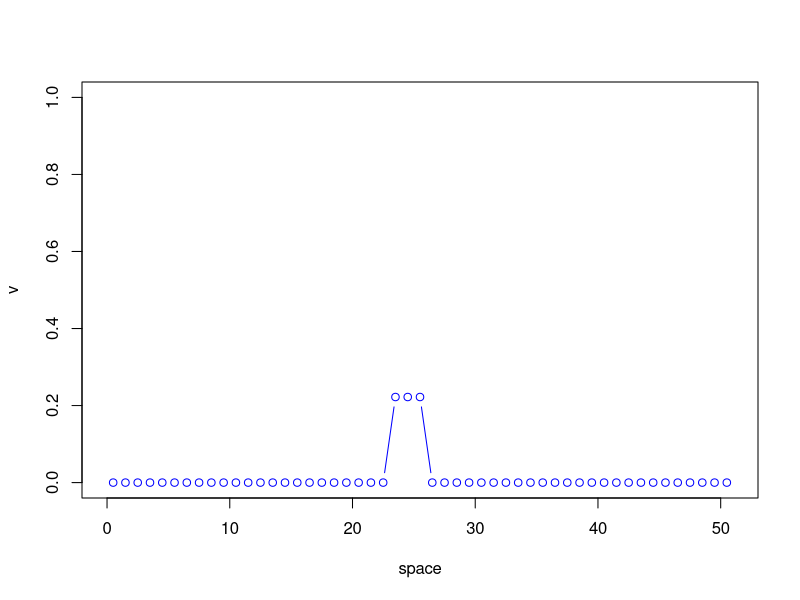
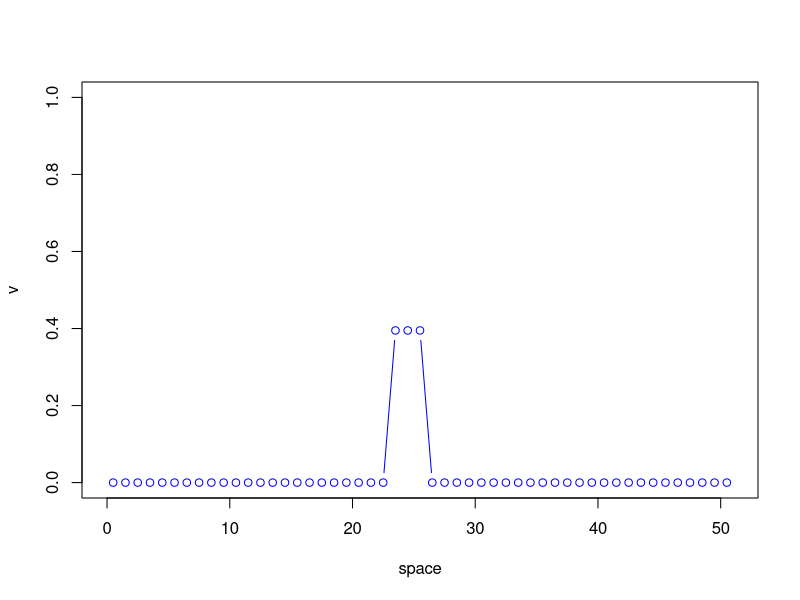
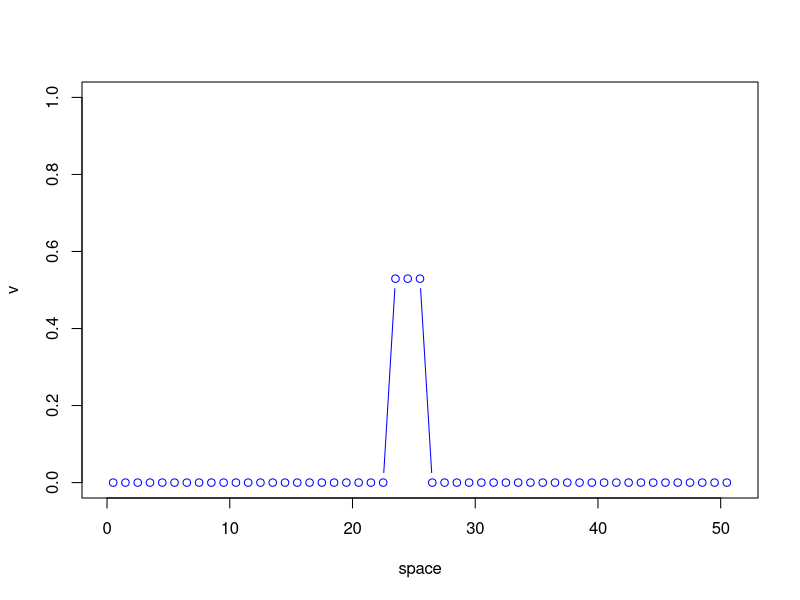
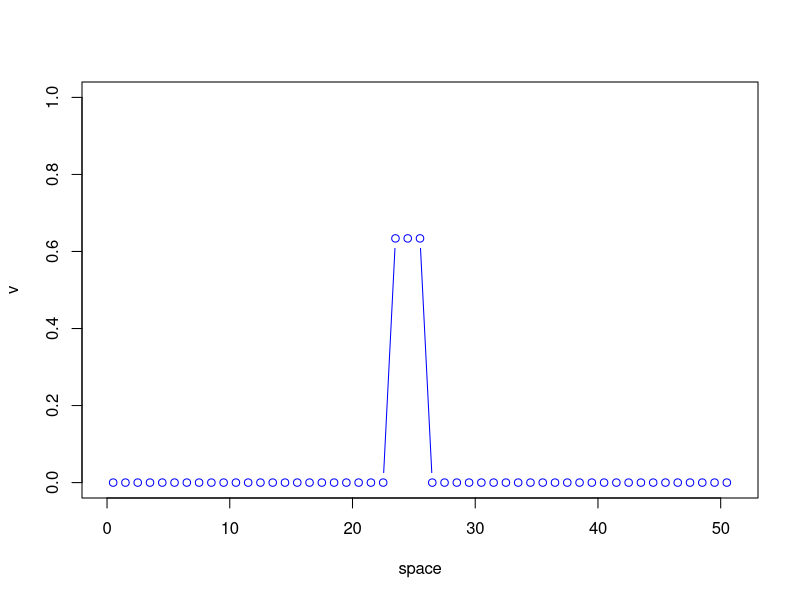
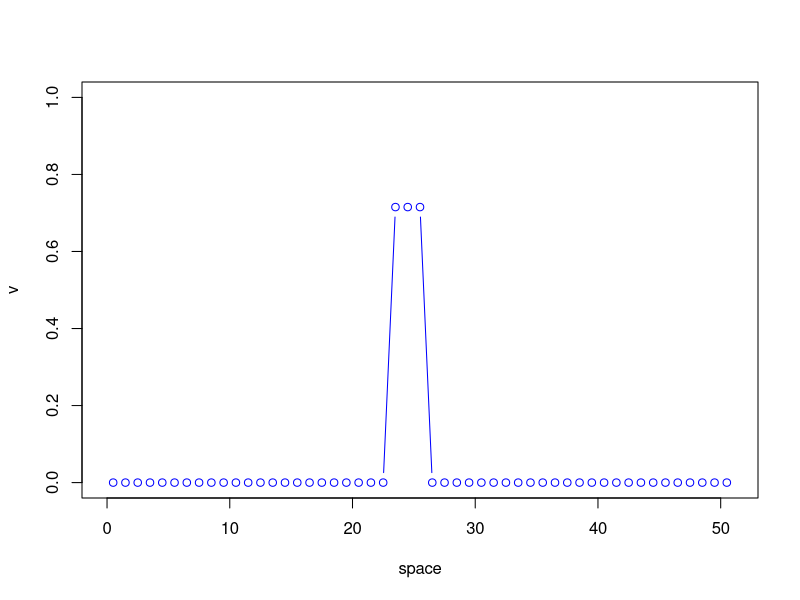
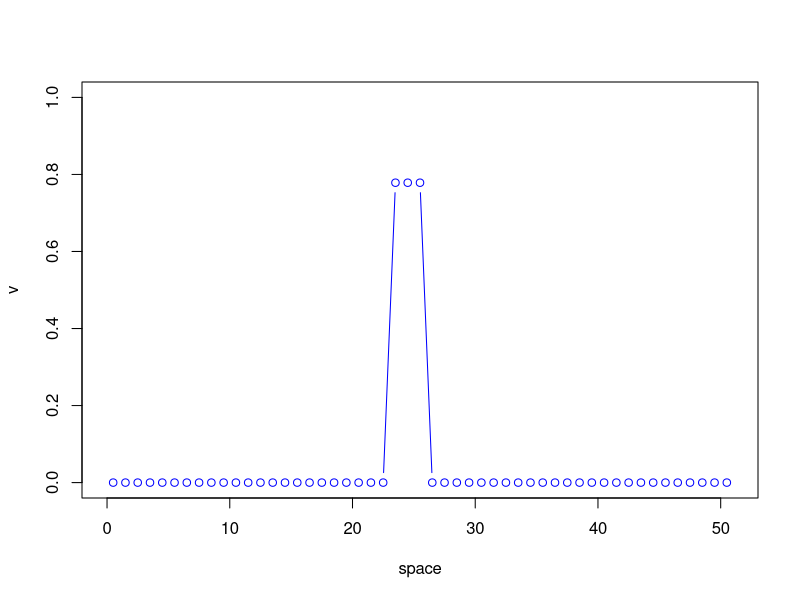
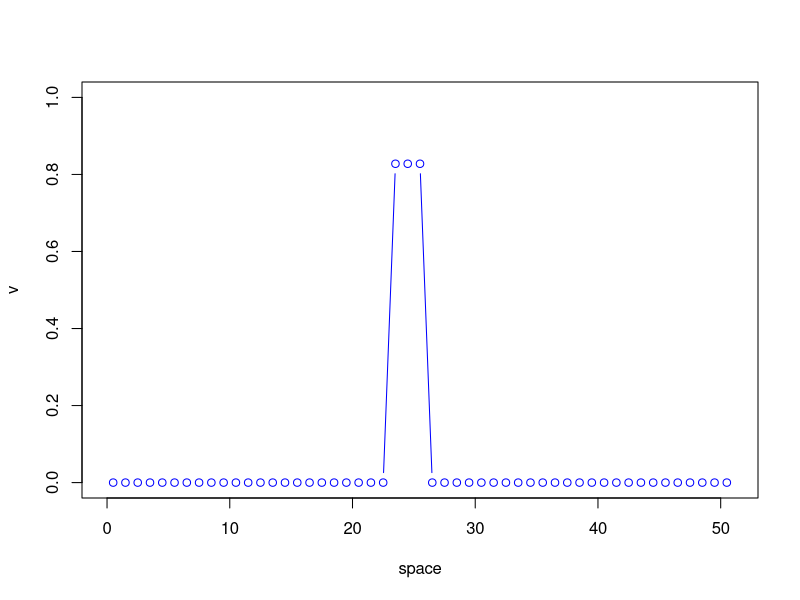
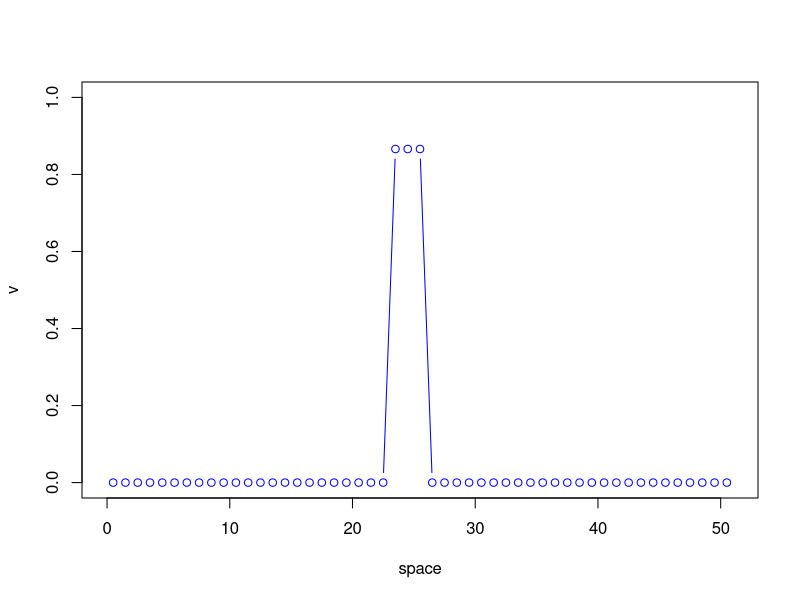

These charts were generated, in order, by the following R code:
#
# simulate diffusion with a source term in the middle and constant decary rate
#


# set parameters
# --------------

dt     = 0.1        # time step
dx     = 1.0        # space space
Nx      = 51        # number of space steps
Js      = 24:26        # source location
Nt      = 1000      # number of time steps
tplot  = 25         # output time steps 

D      = 0.0        # diffusion coefficient
p      = D*dt/dx^2  # fraction jumping left and right one cell per time step

k     = 0.1         # decay rate 
                
framepause = 0.01   # time to pause between plots

# initialize storage for solution
#--------------------------------
v   = numeric(Nx)
vnew= numeric(Nx)

# make a source function
#  with no difussion steady state is just 1
#
S = numeric(Nx)
S[Js] = k

# time and space variables
#
t   = (0:Nt)*dt
x  = ((1:Nx)-0.5)*dx


# run simulation
# --------------

for (nt in 1:Nt){
  
  # update left boundary point
  #
  vnew[1]=v[1]+ dt*(S[1] - k*v[1]) + p*(v[2]-v[1])
  # loop over interior points
  #
  for (j in 2:(Nx-1)){
	  vnew[j]=v[j]+ dt*(S[j] - k*v[j])+ p*(v[j-1]-2*v[j]+v[j+1]) 
  }
  
  # update the right boundary point
  #
  vnew[Nx]=v[Nx]+dt*(S[Nx] - k*v[Nx]) + p*(v[Nx-1]-v[Nx]) 
  
  # replace v with the new values
  #
  v=vnew
  
  # make a plot of the solution
  #
  if(nt %% tplot == 0){
    plot(x,v,type='b',col='blue',xlim=c(0,dx*Nx),ylim=c(0,1),xlab='space')
  }

  # pause
  #
  Sys.sleep(framepause)
                                      
    
  
}  # end loop in time





